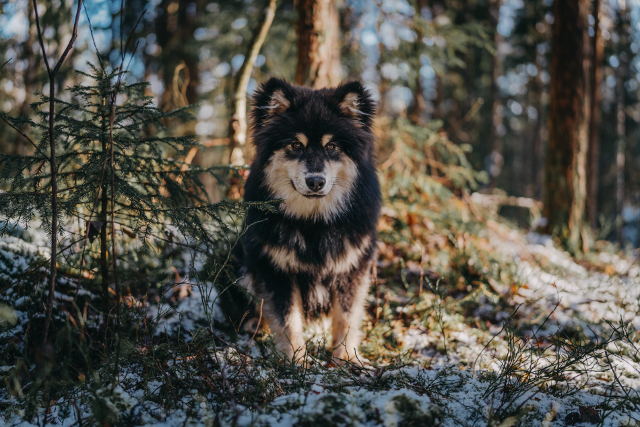
#> input picture images/loup-640.jpg, 640 x 427 px
$ python test_client.py images/loup-640.jpg
#> lines starting #> are read from the running program, lines starting #| are printed output that depends on the picture
#!/usr/bin/env python3

import socket
import sys
import time
import cv2

image = cv2.imread("images/loup-640.jpg")
#> image is the input picture: shape (427, 640, 3); mean B, G, R 73.4, 81.1, 83
image = cv2.resize(image, (320, 213))
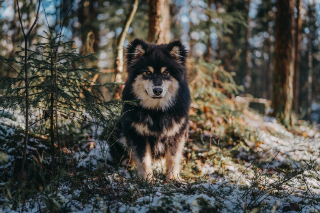
#> image: shape (213, 320, 3); mean B, G, R 73.3, 81, 82.9
# cv2.imshow("Render", image)
# cv2.waitKey(0)

HOST, PORT = "localhost", 12330
data = " ".join(sys.argv[1:])

# Create a socket (SOCK_STREAM means a TCP socket)
# while True:
#> (the run stopped early here; a loop or call above may not have finished)
